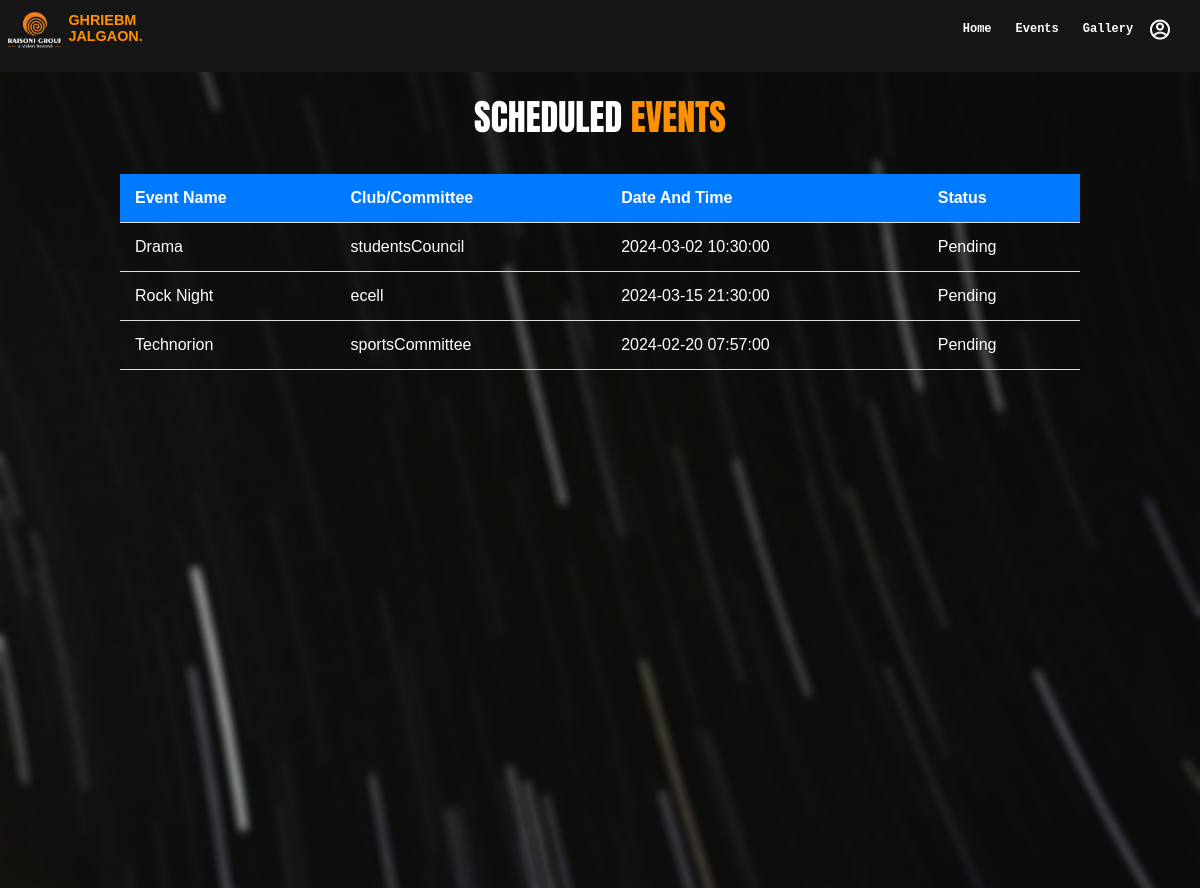
Screenshot of /Organiser/scheduled.php with the database file from the repository.
### tables this page shows
CREATE TABLE `eventmaster` (
  `eventname` varchar(255) NOT NULL,
  `datetime` datetime NOT NULL,
  `venue` varchar(255) NOT NULL,
  `attendence` bigint(20) NOT NULL,
  `commiteename` varchar(255) NOT NULL,
  `contactperson` varchar(255) NOT NULL,
  `contactemail` varchar(255) NOT NULL,
  `contactphone` bigint(20) NOT NULL,
  `eventdetails` varchar(255) NOT NULL,
  `budget` double NOT NULL,
  `fundingsources` varchar(255) NOT NULL,
  `promotionplan` varchar(255) NOT NULL,
  `targetaudience` varchar(255) NOT NULL,
  `approver` varchar(255) NOT NULL,
  `detailfile` blob NOT NULL,
  `flag` varchar(10) NOT NULL
);

### Organiser/scheduled.php (the view, shortened to what this page needs)
<!DOCTYPE html>
<html lang="en">
<head>
    <link rel="stylesheet" href="scheduled.css">
    <link
    href="https://cdn.jsdelivr.net/npm/remixicon@4.1.0/fonts/remixicon.css"
    rel="stylesheet"
/>
</head>
<body>
    <div class="main">
        <img src="./bgimg.jpg">
        <div class="imp">
            <div class="upper">
                <div class="nav">
                    <img style="height: 3vw; width: 4.3%;" src="./logo.jpg" alt="">
                    <h4 style="margin-left: 5vw; margin-top: 0vw;">GHRIEBM<br>JALGAON.</h4>
                    <ul class="list">
                        <li id="li1"><a href="../index.php">Home</a></li>
                        <li id="li2"><a href="../even2.php">Events</a></li>
                        <li id="li3"><a href="../gallery/gallery1.php">Gallery</a></li>
                    </ul>
                    <div style="height: 2.5vw; width: fit-content; margin-top: 0.4vw; margin-right: 1.5vw; padding-right: 5vw;"
                    id="button-87" role="button"><a href="../profile.php"><i style="font-size: 2vw;color:white" class="ri-account-circle-line"></i></a></div>
                </div>
            </div>
    <div class="title">
        <h2 style="color: rgb(255, 145, 0); font-weight: 400;"><span style="color: white;">SCHEDULED</span> EVENTS</h2>
    </div>
    <div class="tablediv">
    <?php
    $host = "localhost";
    $user = "root";
    $password = '';
    $db='EventSphere';
    $con = mysqli_connect($host, $user, $password, $db);
?>
<table style="color: white;">
    <thead>
        <tr>
            <th>Event Name </th>
            <th>Club/Committee</th>
            <th>Date And Time</th>
            <th>Status</th>
        </tr>
    </thead>
    <tbody>
    <?php
        $select_events = mysqli_query($con, "SELECT * FROM `eventmaster`");
        if(mysqli_num_rows($select_events) > 0) {
            while($row = mysqli_fetch_assoc($select_events)) {
                echo '<tr>';
                echo '<td>' . $row['eventname'] . '</td>';
                echo '<td>' . $row['commiteename'] . '</td>';
                echo '<td>' . $row['datetime'] . '</td>';
                echo '<td>' . $row['flag'] . '</td>';
                echo '</tr>';
            }
        }
    ?>
    </tbody>
</table>
    </div>
    </div>
</div>
</body>
</html>

### Organiser/scheduled.css (style rules this page uses)
.upper { height: fit-content; width: 100%; background-color: rgb(22, 22, 22); padding: 0.7vw; color: rgb(255, 255, 255); position: fixed; }
.nav { display: flex; justify-content: space-between; margin-top: 0.3vw; }
.nav h4 { font-size: 1.2vw; color: rgb(255, 145, 0); margin-left: 0.5vw; }
.list { list-style: none; display: flex; gap: 2vw; font-size:1vw; font-weight: 600; margin-right: 1.2vw; margin-left: 65vw; margin-top: 0.8vw; font-family: 'Courier New', Courier, monospace; }
.list a { text-decoration: none; color: rgb(255, 255, 255); }

### Organiser/scheduled.php (style rules this page uses)
body { font-family: Arial, sans-serif; margin: 0; background-color: #f4f4f4; }
table { width: 100%; border-collapse: collapse; margin-top: 20px; }
th, td { padding: 15px; text-align: left; border-bottom: 1px solid #ddd; }
th { background-color: #007bff; color: #fff; }
.tablediv { height: fit-content; width: 80vw; margin-left: 10%; }
.title { text-align: center; font-family: "Anton", sans-serif; font-weight: 200; font-style: normal; padding-top: 5%; font-size: 2vw; }
.main { height: 100%; width: 100%; position: relative; }
.main img { height: 111vh; width: 100%; object-fit: cover; position: absolute; }
.imp { position: relative; z-index: 1; }

### rows the page displays
eventmaster: eventname "Drama", commiteename "studentsCouncil", datetime "2024-03-02 10:30:00", flag "Pending"
eventmaster: eventname "Rock Night", commiteename "ecell", datetime "2024-03-15 21:30:00", flag "Pending"
eventmaster: eventname "Technorion", commiteename "sportsCommittee", datetime "2024-02-20 07:57:00", flag "Pending"
